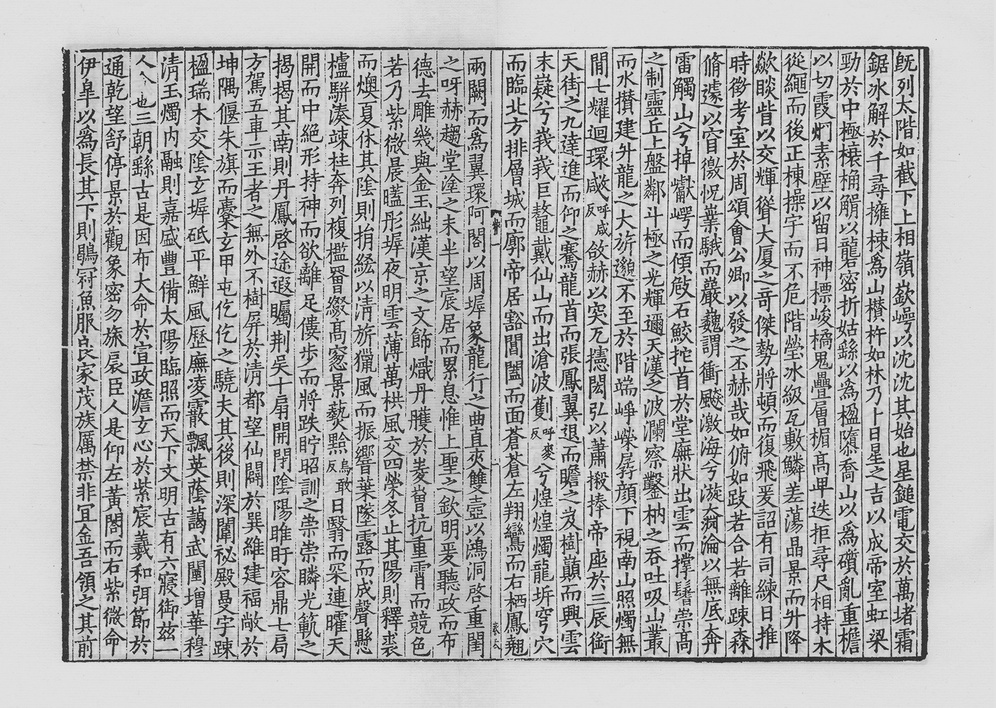
#> input picture charsis/demo.jpg, 996 x 708 px, shrunk from 1795 x 1276 before the run, found by its file name
$ python preprocess.py
#> lines starting #> are read from the running program, lines starting #| are printed output that depends on the picture

import cv2
import os
import numpy as np

def preprocess_image(input_path, output_path, alpha=1.5, beta=10):
    """
    对输入的古籍图片进行预处理。

    :param input_path: 输入图片的路径
    :param output_path: 处理后图片的保存路径
    :param alpha: 对比度控制 (1.0-3.0)
    :param beta: 亮度控制 (0-100)
    """
#> called with input_path = 'input/demo.jpg', alpha = 1.5, beta = 10
    # 1. 读取图片
    img = cv2.imread(input_path)
#> img is the input picture: shape (708, 996, 3); min 0, max 255, mean 176.8
    if img is None:
        print(f"错误：无法读取图片 {input_path}")
        return

    # 2. 转换为灰度图
    gray = cv2.cvtColor(img, cv2.COLOR_BGR2GRAY)

    # 3. 应用CLAHE增强局部对比度
    clahe = cv2.createCLAHE(clipLimit=2.0, tileGridSize=(8, 8))
    local_contrast_enhanced = clahe.apply(gray)
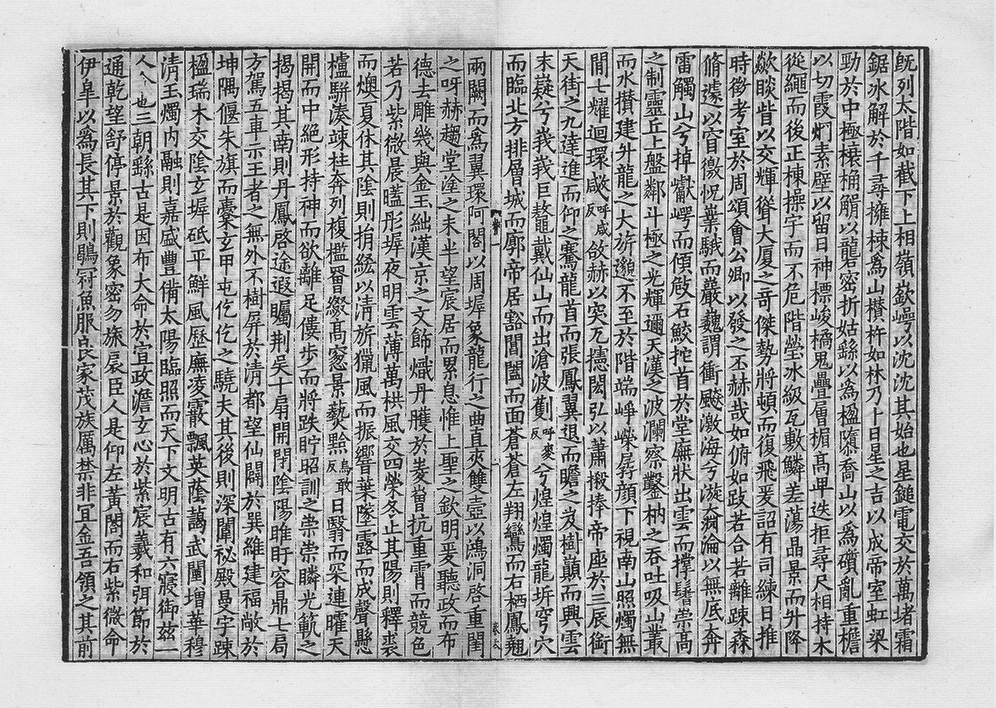
#> local_contrast_enhanced: shape (708, 996); min 0, max 255, mean 168.5

    # 4. 应用线性变换调整全局对比度和亮度
    # new_pixel = alpha * old_pixel + beta
    adjusted = cv2.convertScaleAbs(local_contrast_enhanced, alpha=alpha, beta=beta)
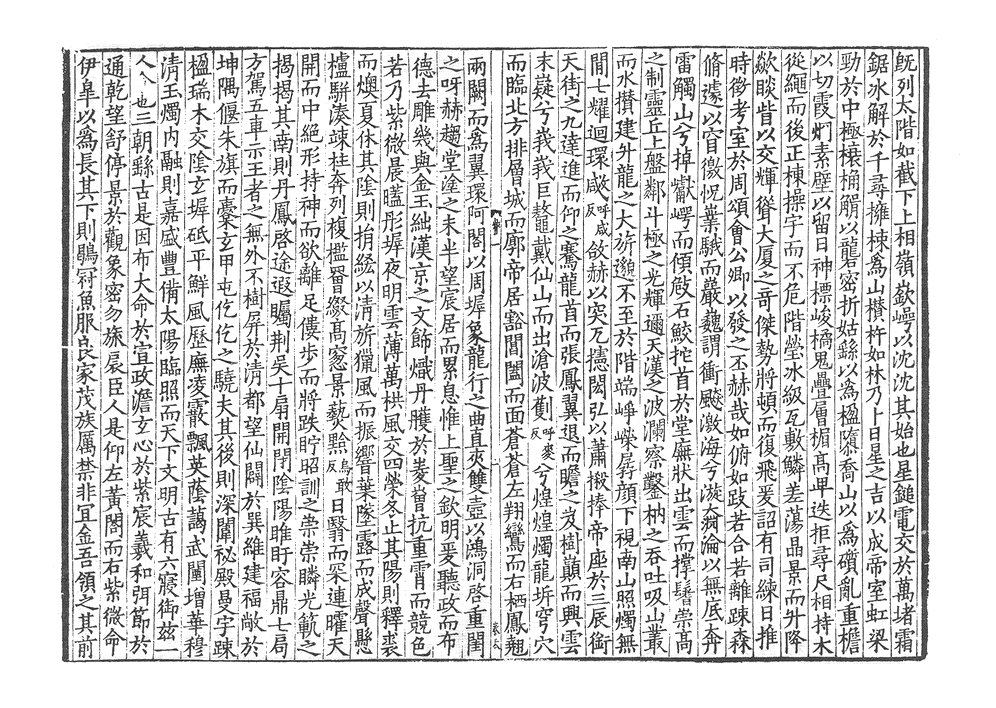
#> adjusted: shape (708, 996); min 10, max 255, mean 215.8

    # 5. 保存处理后的图片
    cv2.imwrite(output_path, adjusted)
    print(f"图片已成功处理并保存至 {output_path}")

if __name__ == '__main__':
    # --- 可调整参数 ---
    ALPHA = 1.5  # 对比度 (建议范围: 1.0 ~ 3.0)
    BETA = 10    # 亮度 (建议范围: 0 ~ 100)
    # --------------------

    # 定义输入和输出目录
    INPUT_DIR = 'input'
    OUTPUT_DIR = 'output'

    # 确保输出目录存在
    if not os.path.exists(OUTPUT_DIR):
        os.makedirs(OUTPUT_DIR)

    # 构建输入和输出文件路径
    input_file = os.path.join(INPUT_DIR, 'demo.jpg')

    # 根据参数生成动态输出文件名
    file_name, file_ext = os.path.splitext(os.path.basename(input_file))
    output_file = os.path.join(
        OUTPUT_DIR,
        f"{file_name}_preprocessed_alpha{ALPHA}_beta{BETA}{file_ext}"
    )

    preprocess_image(input_file, output_file, alpha=ALPHA, beta=BETA)
